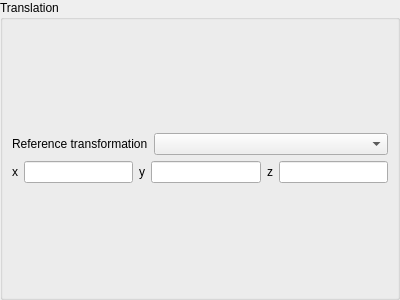
<?xml version="1.0" encoding="UTF-8"?>
<ui version="4.0">
 <class>TranslationFrame</class>
 <widget class="QFrame" name="TranslationFrame">
  <property name="geometry">
   <rect>
    <x>0</x>
    <y>0</y>
    <width>400</width>
    <height>300</height>
   </rect>
  </property>
  <property name="windowTitle">
   <string>Frame</string>
  </property>
  <layout class="QVBoxLayout" name="verticalLayout_2">
   <property name="leftMargin">
    <number>0</number>
   </property>
   <property name="topMargin">
    <number>0</number>
   </property>
   <property name="rightMargin">
    <number>0</number>
   </property>
   <property name="bottomMargin">
    <number>0</number>
   </property>
   <item>
    <layout class="QVBoxLayout" name="mainLayout">
     <item>
      <widget class="QGroupBox" name="groupBox">
       <property name="title">
        <string>Translation</string>
       </property>
       <layout class="QVBoxLayout" name="verticalLayout_4">
        <item>
         <layout class="QVBoxLayout" name="verticalLayout_3">
          <item>
           <layout class="QHBoxLayout" name="horizontalLayout">
            <item>
             <widget class="QLabel" name="referenceTransformLabel">
              <property name="text">
               <string>Reference transformation</string>
              </property>
             </widget>
            </item>
            <item>
             <widget class="QComboBox" name="referenceTransformation">
              <property name="sizePolicy">
               <sizepolicy hsizetype="Expanding" vsizetype="Fixed">
                <horstretch>0</horstretch>
                <verstretch>0</verstretch>
               </sizepolicy>
              </property>
             </widget>
            </item>
           </layout>
          </item>
          <item>
           <layout class="QHBoxLayout" name="horizontalLayout_2">
            <item>
             <widget class="QLabel" name="xLabel">
              <property name="text">
               <string>x</string>
              </property>
             </widget>
            </item>
            <item>
             <widget class="QLineEdit" name="xCoordLineEdit"/>
            </item>
            <item>
             <widget class="QLabel" name="yLabel">
              <property name="text">
               <string>y</string>
              </property>
             </widget>
            </item>
            <item>
             <widget class="QLineEdit" name="yCoordLineEdit"/>
            </item>
            <item>
             <widget class="QLabel" name="zLabel">
              <property name="text">
               <string>z</string>
              </property>
             </widget>
            </item>
            <item>
             <widget class="QLineEdit" name="zCoordLineEdit"/>
            </item>
           </layout>
          </item>
         </layout>
        </item>
       </layout>
      </widget>
     </item>
    </layout>
   </item>
  </layout>
 </widget>
 <resources/>
 <connections/>
</ui>
